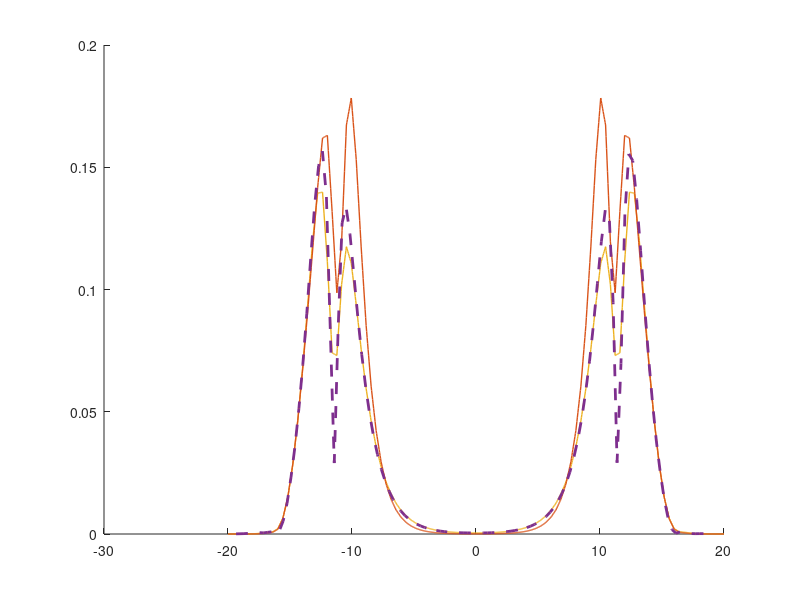

The MATLAB source for this figure: (Note: this script raises an error after producing the figure.)
clc;clear;close all;

% define colours:
dark_blue = [0 0.4470 0.7410];
dark_orange = [0.8500 0.3250 0.0980];
dark_yellow = [0.9290 0.6940 0.1250];
light_green = [0.4660 0.6740 0.1880];
light_blue = [0.3010 0.7450 0.9330];
dark_purple = [0.4940 0.1840 0.5560];
dark_red = [0.6350 0.0780 0.1840];
coral = [248, 131, 121]./255;
dark_emerald = [0, 153, 18]./255;


%%
r_20 = -20:40/1000:20;
d2_N100_An16_R16_a2_I_D17a_na2 = load('Nel100_A-16_R16_a2_I_D17.46a_na2.csv');
k_Mo_REBO = load('cos_L40_REBO_max_abseig_cross.csv');
k_Mo_SW = load('cos_L40_SW_max_abseig_cross.csv');
%%
figure()
hold on
plot(d2_N100_An16_R16_a2_I_D17a_na2(:,1)+r_20',k_Mo_REBO,'LineWidth',1.0,'Color',dark_yellow)
plot(d2_N100_An16_R16_a2_I_D17a_na2(:,1)+r_20',k_Mo_SW,'LineWidth',1.0,'Color',dark_orange)

load data_REBO_Mo_K_tensor % Curvature tensor 
K = - K;
K_prin1 = 0.5*(K(:,1)+K(:,2)) + 0.5 * (4*K(:,3).^2+(K(:,1)-K(:,2)).^2).^0.5;
K_prin2 = 0.5*(K(:,1)+K(:,2)) - 0.5 * (4*K(:,3).^2+(K(:,1)-K(:,2)).^2).^0.5;
K_prin = max(abs(K_prin1),abs(K_prin2));
id_MS_REBO = find(abs(ypos-20*3^0.5/2)<0.1);
plot(xpos(id_MS_REBO)-10,K_prin(id_MS_REBO),'--','LineWidth',2,'Color',dark_purple)

load data_SW_MO_K_tensor % Curvature tensor 
K = - K;
K_prin1 = 0.5*(K(:,1)+K(:,2)) + 0.5 * (4*K(:,3).^2+(K(:,1)-K(:,2)).^2).^0.5;
K_prin2 = 0.5*(K(:,1)+K(:,2)) - 0.5 * (4*K(:,3).^2+(K(:,1)-K(:,2)).^2).^0.5;
K_prin = max(abs(K_prin1),abs(K_prin2));
id_MS_SW = find(abs(ypos-20*3^0.5/2)<0.1);
plot(xpos(id_MS_SW)-10,K_prin(id_MS_SW),'--','LineWidth',2,'Color',light_blue)


set(gca,'FontSize',12) 
hold off
legend('CM REBO','CM SW',...
       'MS REBO','MS SW',...
       'Interpreter','latex','location','north')
set(gca,'FontSize',18)
xlim([-20,20])
ylim([-0.01,0.25])
xlabel('$x_1$ (nm)','Interpreter','latex')
ylabel('Spectral radius of \boldmath${\kappa}$','Interpreter','latex')

